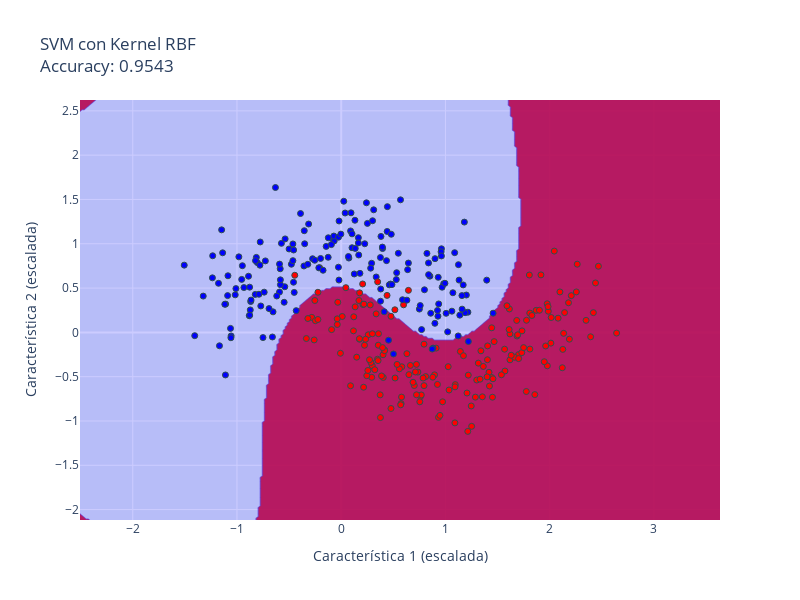

The code cell stored with this chart in its notebook:
### Markdown cell above
### 3.4. SVM con Kernel RBF (Radial Basis Function)

### Code cell
svm_rbf = SVC(kernel='rbf', random_state=42)
svm_rbf.fit(X_train, y_train)
fig = plot_decision_boundary(svm_rbf, X_train, y_train, 'SVM con Kernel RBF')
fig.show()

### Figure 1 — Plotly figure (JSON) as saved in the notebook; plotly's stock layout.template omitted (floating-point values rounded to 4 significant figures; data arrays with more than 128 entries replaced by an {"elided": "..."} marker saying what was removed)
{"data": [{"colorscale": [[0, "rgba(0,0,255,0.2)"], [1, "rgba(255,0,0,0.2)"]], "line": {"width": 0}, "showscale": false, "type": "contour", "x": {"elided": "308 float values"}, "y": {"elided": "238 float values"}, "z": {"elided": "238x308 int values"}}, {"marker": {"color": {"elided": "350 int values"}, "colorscale": [[0, "blue"], [1, "red"]], "line": {"color": "DarkSlateGrey", "width": 1}}, "mode": "markers", "showlegend": false, "type": "scatter", "x": {"elided": "350 float values"}, "y": {"elided": "350 float values"}}], "layout": {"height": 600, "title": {"text": "SVM con Kernel RBF<br>Accuracy: 0.9543"}, "width": 800, "xaxis": {"title": {"text": "Característica 1 (escalada)"}}, "yaxis": {"title": {"text": "Característica 2 (escalada)"}}}}
